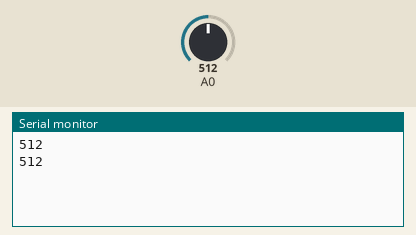
Recording of a sketch running on a simulated Arduino Uno, built with avr-gcc and run on an emulated ATmega328P. Shown: the last lines printed to the serial monitor. The inputs (shaded band) are chosen by the test bench; at power-on: A0 = 512.

Above: at 2.8 s.
2.9 s: A0 set to 716
At 3.8 s:
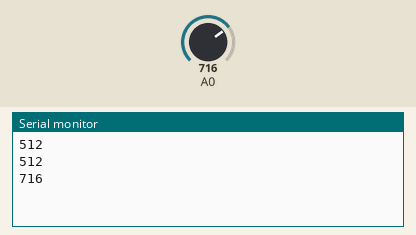
4.4 s: A0 set to 900
At 5.8 s:
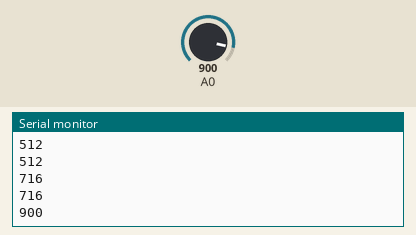
Timing chart, 0 to 7.4 s (numbered marks = the images above; inputs shaded):
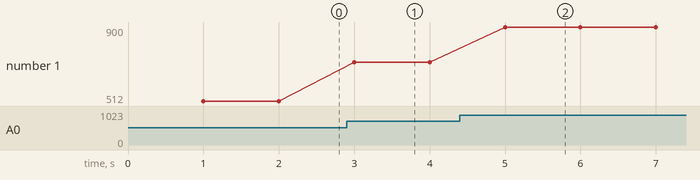

The sketch:

Timer_Acq.ino.ino
```cpp
#include<TimerOne.h>

volatile int voltage = 0;
volatile byte state = 0;

void setup() {
  Serial.begin(9600);
  Timer1.initialize(1000000);
  Timer1.attachInterrupt(timerIsr);

}

void loop() {
  if(state) {
    Serial.println(voltage);
    state = 0;
  }
}

void timerIsr() {
  state = 1;
  voltage = analogRead(A0);
}
```

Measured:
- after the input at 2.9 s, the serial monitor: prints a new line after 0.10 s (image 1)
- after the input at 4.4 s, the serial monitor: prints a new line after 0.60 s (image 2)
- plotted number 1: 512 → 716 after the input at 2.9 s, 716 → 900 after the input at 4.4 s
